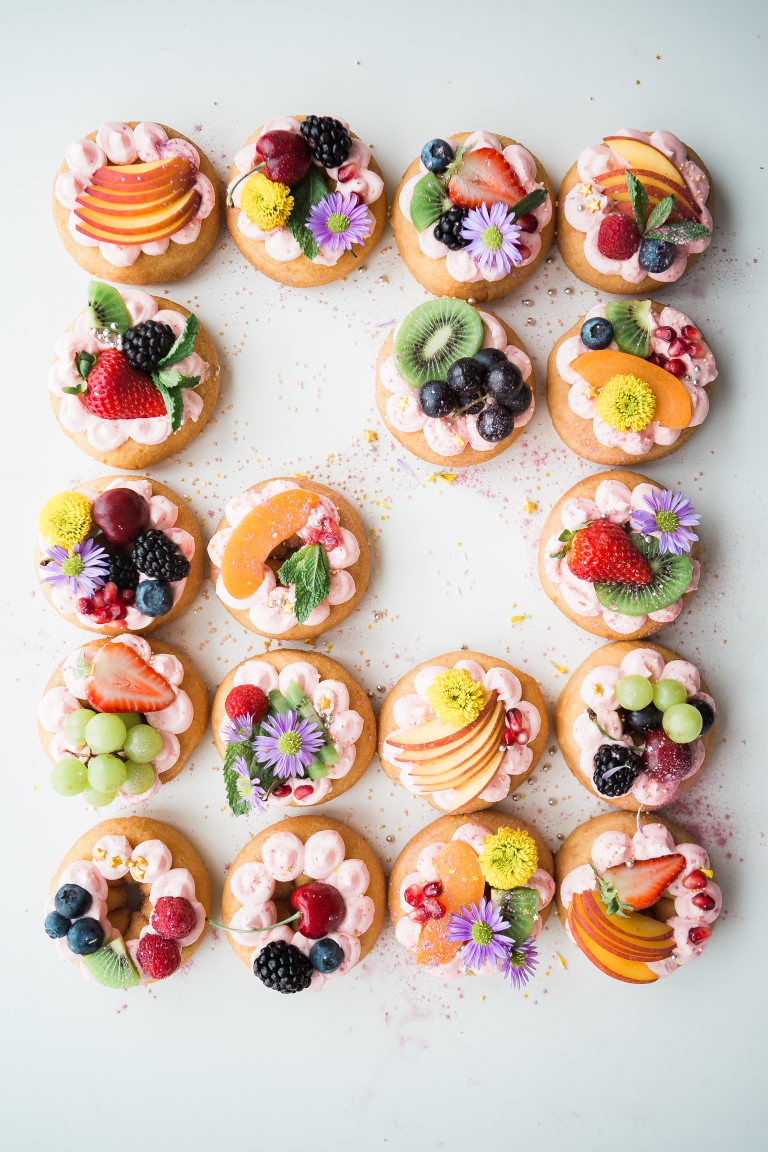
#> input picture brooke-lark-V4MBq8kue3U-unsplash.jpg, 3840 x 5760 px, given in place of 20160725_123734.jpg_RESIZED.jpg, which was not available (shown at 1/5 size)
$ jupyter execute --allow-errors 0_FoDL_Food_Image_Classification_DataPreprocessing.ipynb   (shell and % lines are left out)   (text cells are left out)
#> lines starting #> are read from the running program, lines starting #| are printed output that depends on the picture; pictures that were not available may be replaced by others from this repository, and a replacement may not be noted
### utils.py
##############################
#      IMPORT LIBRARIES      #
##############################

# IMPORT MODULES
import numpy as np
import pandas as pd
import random # to select random images from a folder
import matplotlib.pyplot as plt
# from matplotlib import pyplot as plt


# CV2
import cv2

##############################
#                            #
##############################

# DATA AUGMENTATION FUNCTIONS

# HORIZONTAL FLIP
# [12 lines left out: functions horizontal_flip, vertical_flip, not called in this run]

# BRIGHTNESS
def brightness(img, low, high):
  # A RANDOM VALUE HAS BEEN CHOOSE BETWEEN THE LOW AND HIGH VALUES
  value = random.uniform(low, high)
  hsv = cv2.cvtColor(img, cv2.COLOR_BGR2HSV)
  hsv = np.array(hsv, dtype = np.float64)
  hsv[:,:,1] = hsv[:,:,1]*value
  hsv[:,:,1][hsv[:,:,1]>255]  = 255
  hsv[:,:,2] = hsv[:,:,2]*value
  hsv[:,:,2][hsv[:,:,2]>255]  = 255
  hsv = np.array(hsv, dtype = np.uint8)
  img = cv2.cvtColor(hsv, cv2.COLOR_HSV2BGR)
  return img

# HUE
def hue_image(img, saturation):
  image = cv2.cvtColor(img, cv2.COLOR_BGR2HSV)

  v = image[:, :, 2]
  v = np.where(v <= 255 + saturation, v - saturation, 255)
  image[:, :, 2] = v

  image = cv2.cvtColor(image, cv2.COLOR_HSV2BGR)

  return image

# FUNCTION TO ADD VALUE LABELS TO THE HISTOGRAM PLOT WITH THE COUNT OF IMAGES
def addlabels(x, y):
  for i in range(len(x)):
    plt.text(i, y[i], y[i], Bbox = dict(facecolor = 'blue', alpha =.8))

### 0_FoDL_Food_Image_Classification_DataPreprocessing.ipynb
[cell 1]
# IMPORT MODULES
import os

import fnmatch # to count number of image per folder easily
import random # to select random images from a folder
import numpy as np
import pandas as pd
import splitfolders # needed to split the images in TRAIN and TEST folders
from os import mkdir
from shutil import copyfile # to import "copyfile"
# from matplotlib import pyplot as plt
import matplotlib.pyplot as plt
from collections import defaultdict

# CV2
import cv2
from google.colab.patches import cv2_imshow

[cell 2]
# Link Google Drive account
from google.colab import drive
drive.mount('/content/gdrive')

[cell 3]
# IMPORT UTILS.PY

# 1.Insert the directory
import sys
sys.path.insert(0,"/content/gdrive/MyDrive/Data_Science_2020-2022/Secondo_anno_Secondo_Semestre/FoDL_Project/Project_Example_Food")

# 2.Import your module or file
import utils
from utils import *

[cell 4]
# CONSTANT
# SCALE_PERCENT = 6 # resizing percentage
SEED_VALUE = 42
num_classes = 9 # number of output classes

# PATH TO THE DATA
ORIGINAL_DATA = "/content/gdrive/MyDrive/Data_Science_2020-2022/Secondo_anno_Secondo_Semestre/FoDL_Project/Project_Example_Food/ExampleFoodImageDataset"
PREPROCESSED_DATA = "/content/gdrive/MyDrive/Data_Science_2020-2022/Secondo_anno_Secondo_Semestre/FoDL_Project/Project_Example_Food/ExampleFoodImageDatasetPreprocessed"
DIR_TRAIN_TEST_DATA = '/content/gdrive/MyDrive/Data_Science_2020-2022/Secondo_anno_Secondo_Semestre/FoDL_Project/Project_Example_Food/train_test' # path contenente i sottoinsiemi di train, test

[cell 5]
# HOW MANY FOLDERS (CLASSES) DO WE HAVE? WHICH CLASSES DO WE HAVE?
lst = os.listdir(ORIGINAL_DATA) # your directory path
file_names = lst
number_files = len(file_names[1:])
print("Class names:", file_names[1:])
print("Number of classes: ", number_files)

[cell 6]
# COUNT THE NUMBER OF ELEMENTS IN EACH CLASS FOLDERS

# FOLDER PATH
count = 0
hist_dict = {}

# ITERATE DIRECTORY
for path in os.listdir(ORIGINAL_DATA):
    # CHECK IF CURRENT PATH IS A FILE
    if os.path.isfile(os.path.join(ORIGINAL_DATA, path)):
      count += 0
    else:
      # IF IS NOT A FILE, IS A DIRECTORY. GET THE FOLDER NAME
      number_of_elements_per_folder = len([entry for entry in os.listdir(ORIGINAL_DATA + "/" + path)])
      print(f"The folder called {path} has a number of element(s) equal to:", number_of_elements_per_folder)
      count += 1
      hist_dict[path] = number_of_elements_per_folder

print()
print('Number of folders:', count, "different classes of food.")

[cell 7]
# SHOW A DATAFRAME OF THE DICTIONARY CONTAINING CLASSES AND COUNT OF CLASSES
pd.DataFrame.from_dict([hist_dict]).T.sort_values(by=0, ascending=False).rename(columns={0: "count"}).reset_index().rename(columns={"index": "classes"})

[cell 8]
# SHOW THE DATASET DISTRIBUTION WITH A HISTOGRAM PLOT
plt.figure(figsize=(15, 10))

# CONVERT THE DICT TO DATAFRAME
new = pd.DataFrame([hist_dict]).transpose().reset_index()
new = new.rename(columns={"index": "food_name", 0: "value_count"})
# SORT THE DATAFRAME BASED ON VALUE_COUNT
new = new.sort_values("value_count", ascending=False)

# # CREATING DATA ON WHICH BAR CHART WILL BE PLOT
x_food_name = list(new['food_name'])
y_value_count = list(new['value_count'])

plt.bar(new['food_name'], new['value_count'], color='g')
# # CALLING THE FUNCTION TO ADD VALUE LABELS
utils.addlabels(x_food_name, y_value_count)
plt.xticks(rotation=45)

[cell 9]
# DECIDE THE NUMBER OF IMAGES PER ROW AND COLUMN TO SHOW
rows = 3
cols = 3

# DEFINE SUBPLOTS BASED ON ROWS AND COLUMNS AND FIGSIZE
fig, ax = plt.subplots(rows, cols, figsize=(9, 7)) # fig = relative to the figure; ax = relative to the axes.
fig.suptitle('Random Image from each food class', fontsize=20) # ADD A TITLE

# CREATE AN EMPTY LIST IN ORDER TO ADD ONLY THE DIRECTORY AND NOT THE FILES
food_dirs = []

# FOR EACH FILE IN ORIGINAL_DATA, CHECK IF IT IS A DIRECTORY AND, IF YES, ADD IT TO THE FOOD_DIRS FOLDER
for filename in os.listdir(ORIGINAL_DATA):
    if os.path.isdir(os.path.join(ORIGINAL_DATA,filename)):
        food_dirs.append(filename)

# PRINT THE FINAL LIST
# print(food_dirs)

# SHOW SOME RANDOM IMAGES FROM THE FOLDERS
#> (the rest of this cell did not finish here and is left out)

[cell 10]
# CREATE AN EMPTY LIST TO FILL WITH THE CATEGORIES
CATEGORIES = []

# LOOP THROUGH THE ROOT DIRECTORY, SELECT ONLY THE DIRECTORIES AND SAVE THEIR NAME
for filename in os.listdir(ORIGINAL_DATA):
    if os.path.isdir(os.path.join(ORIGINAL_DATA,filename)):
        CATEGORIES.append(filename)

# SHOW THE CATEGORY NAMES
CATEGORIES

[cell 11]
# CREATE A DIRECTORY FOR THE PROCESSED IMAGES
try:
    os.mkdir(PREPROCESSED_DATA)
except:
    print("Folder already found.")

[cell 12]
# RESIZE THE IMAGES AND SAVE THEM

# CREATE LISTS TO STORE THE IMAGE SIZE
image_size = {}
img_width_list = list()
img_height_list = list()

for i in CATEGORIES:
    # print(f'CATEGORY: {i}')
    # CREATE A DIRECTORY FOR THE PROCESSED IMAGES

    try:
        os.mkdir(os.path.join(PREPROCESSED_DATA,i))
    except:
        print("Folder already found.")
        # pass

    path = os.path.join(ORIGINAL_DATA,i)

    for img in os.listdir(path):
      if img.endswith(('.png', '.jpg', '.jpeg')):
        img_raw = cv2.imread(os.path.join(ORIGINAL_DATA, i, img))
        img_width, img_height, img_channel = img_raw.shape # get the size of the image

        ##################################################################

        # STORE THE WIDTH
        img_width_list.append(img_width)
        img_width_set = set(img_width_list)

        # STORE THE HEIGHT
        img_height_list.append(img_height)
        img_height_set = set(img_height_list)

        ##################################################################

        # CHECK IF IMG_WIDTH IS IN THE DICTIONARY. IF NOT ADD IT; IF YES +1
        if img_width in image_size:
            image_size[img_width] += 1
        else:
            image_size[img_width] = 1

        # CHECK IF IMG_WIDTH IS IN THE DICTIONARY. IF NOT ADD IT; IF YES +1
        if img_height in image_size:
            image_size[img_height] += 1
        else:
            image_size[img_height] = 1
      else:
        continue

      # RESIZING WITH FIXED VALUES
      # width1 = int(img_raw.shape[1] * SCALE_PERCENT / 100)
      # height1 = int(img_raw.shape[0] * SCALE_PERCENT / 100)
      width1 = 224
      height1 = 224
      dim1 = (width1, height1)
      img_resized = cv2.resize(img_raw, dim1, interpolation = cv2.INTER_AREA)

      # SAVING THE IMAGES
      cv2.imwrite(os.path.join(PREPROCESSED_DATA, i, f"{img}_RESIZED.jpg"), img_resized)

      # Save Image
      print('Saving the image...')

#> (a cell that did not finish here is left out)

[cell 14]
# PLOT AN HISTOGRAM OF IMAGE SIZES
plt.figure(figsize=(10,8))
plt.bar(list(image_size.keys()), image_size.values(), color='b')
plt.xlim((0,1000))
plt.ylim((0,40))
plt.show()

[cell 15]
# CREATE A DIRECTORY FOR THE SPLITTING
try:
    os.mkdir(DIR_TRAIN_TEST_DATA)
except:
    print("Folder already found.")

[cell 16]
# SPLIT THE IMAGE IN TRAIN AND TEST SETS. 65% TRAIN DATA AND 35% TEST DATA.
splitfolders.ratio(PREPROCESSED_DATA,
                   output= DIR_TRAIN_TEST_DATA,
                   seed = SEED_VALUE,
                   ratio = (.65, .20, .15)) # training, validation, testing
#> (this line was passed over: splitfolders is not available in this run)

[cell 17]
# CHECK AGAIN THE NUMBER OF IMAGES FOR EACH CLASSES
# COUNT THE NUMBER OF ELEMENTS IN EACH CLASS FOLDERS

# COUNT IMAGES AND CREATE A DICT
count_processed = 0
hist_dict_processed = {}

# ITERATE DIRECTORY
for path in os.listdir(DIR_TRAIN_TEST_DATA):
  if path == "train":

    print(path)
    for categories in os.listdir(os.path.join(DIR_TRAIN_TEST_DATA, path)):
      print("--", categories)

      for images in os.listdir(os.path.join(DIR_TRAIN_TEST_DATA, path, categories)):

        # CHECK IF CURRENT PATH IS A FILE
        if os.path.isfile(os.path.join(DIR_TRAIN_TEST_DATA, path, categories)):
          count_processed += 0
        else:
          # IF IS NOT A FILE, IS A DIRECTORY. GET THE FOLDER NAME
          number_of_elements_per_folder = len([entry for entry in os.listdir(DIR_TRAIN_TEST_DATA + "/" + path + "/" + categories)])
          # print(f"The folder called {path} has a number of element(s) equal to:", number_of_elements_per_folder)
          count_processed += 1
          hist_dict_processed[categories] = number_of_elements_per_folder
  else:
    break

print()
# print('Number of folders:', count_processed, "different classes of food.")

[cell 18]
# SHOW THE DATASET DISTRIBUTION WITH A HISTOGRAM PLOT ONLY FOR THE TRAINING SET
plt.figure(figsize=(15, 10))

# CONVERT THE DICT TO DATAFRAME
new_processed = pd.DataFrame([hist_dict_processed]).transpose().reset_index()
new_processed = new_processed.rename(columns={"index": "food_name", 0: "value_count"})

# SORT THE DATAFRAME BASED ON VALUE_COUNT
new_processed = new_processed.sort_values("value_count", ascending=False)
new_processed

# PLOT THE BAR AND THE TICKS
plt.bar(new_processed['food_name'], new_processed['value_count'], color='g')
plt.xticks(rotation=45)

# CREATING DATA ON WHICH BAR CHART WILL BE PLOT
x_food_name = list(new_processed['food_name'])
y_value_count = list(new_processed['value_count'])

# CALLING THE FUNCTION TO ADD VALUE LABELS
utils.addlabels(x_food_name, y_value_count)

[cell 19]
# DATA AUGMENTATION

# COUNT IMAGES AND CREATE A DICT
count_images = 0

# ITERATE DIRECTORY
for path in os.listdir(DIR_TRAIN_TEST_DATA):
  if path == "train":

    print(path)
    for categories in os.listdir(os.path.join(DIR_TRAIN_TEST_DATA, path)):
      print("--", categories)
      # USE https://docs.python.org/3/library/fnmatch.html TO CHECK THE SIZE OF EACH FOLDER
      category_size = len(fnmatch.filter(os.listdir(os.path.join(DIR_TRAIN_TEST_DATA, path, categories)), '*.jpg'))

      while category_size < 200:


        # PATH TO THE IMAGES
        category_path_folder = fnmatch.filter(os.listdir(os.path.join(DIR_TRAIN_TEST_DATA, path, categories)), '*.jpg')
        # print(DIR_TRAIN_TEST_DATA)

        # LOAD A RANDOM IMAGE AND READ IT
        random_image = random.choice(category_path_folder)
        image = cv2.imread(os.path.join(DIR_TRAIN_TEST_DATA, path, categories, random_image))

        # PERFORM DATA AUGMENTATION
        # -------------------------
        # HORIZONTAL FLIP
        img_horiz_flipped = utils.horizontal_flip(image, True)
        # VERTICAL FLIP
        img_vertical_flipped = utils.vertical_flip(image, True)
        # BRIGHTNESS
        img_brightness = utils.brightness(image, 0.5, 1.3)
        # CHANNEL SHIFT
        img_hue_image = utils.hue_image(image, 5)

        # SHOW THE IMAGE
        # cv2_imshow(img_horiz_flipped)

        # SAVING THE IMAGES
        cv2.imwrite(os.path.join(DIR_TRAIN_TEST_DATA, path, categories, f"{random_image}_horiz_flipped.jpg"), img_horiz_flipped)
        cv2.imwrite(os.path.join(DIR_TRAIN_TEST_DATA, path, categories, f"{random_image}_vertical_flipped.jpg"), img_vertical_flipped)
        cv2.imwrite(os.path.join(DIR_TRAIN_TEST_DATA, path, categories, f"{random_image}_vertical_flipped.jpg"), img_brightness)
        cv2.imwrite(os.path.join(DIR_TRAIN_TEST_DATA, path, categories, f"{random_image}_vertical_flipped.jpg"), img_hue_image)
        # print(os.path.join(DIR_TRAIN_TEST_DATA, path, categories, f"{random_image}_horiz_flipped.jpg"), img_horiz_flipped)

        # WHAT IS THE CURRENT SIZE OF THE FOLDER?
        category_size = len(fnmatch.filter(os.listdir(os.path.join(DIR_TRAIN_TEST_DATA, path, categories)), '*.jpg'))
        print("Category size is (continue until reached 1000 images in each folder):", category_size)

      else:
        # EXIT FROM THIS CATEGORY DIRECTORY IF THE NUMBER OF IMAGES INSIDE IS MORE THAN 200
        continue

  else:
    break

[cell 20]
# CHECK SIZE OF FOLDERS
print("Size of the folder caesar_salad: ",  len(fnmatch.filter(os.listdir("/content/gdrive/MyDrive/Data_Science_2020-2022/Secondo_anno_Secondo_Semestre/FoDL_Project/Project_Example_Food/train_test/train/caesar_salad"), '*.jpg')))
print("Size of the folder caprese_salad: ", len(fnmatch.filter(os.listdir("/content/gdrive/MyDrive/Data_Science_2020-2022/Secondo_anno_Secondo_Semestre/FoDL_Project/Project_Example_Food/train_test/train/caprese_salad"), '*.jpg')))
print("Size of the folder french_fries: ",  len(fnmatch.filter(os.listdir("/content/gdrive/MyDrive/Data_Science_2020-2022/Secondo_anno_Secondo_Semestre/FoDL_Project/Project_Example_Food/train_test/train/french_fries"), '*.jpg')))
print("Size of the folder greek_salad: ",   len(fnmatch.filter(os.listdir("/content/gdrive/MyDrive/Data_Science_2020-2022/Secondo_anno_Secondo_Semestre/FoDL_Project/Project_Example_Food/train_test/train/greek_salad"), '*.jpg')))
print("Size of the folder hamburger: ",     len(fnmatch.filter(os.listdir("/content/gdrive/MyDrive/Data_Science_2020-2022/Secondo_anno_Secondo_Semestre/FoDL_Project/Project_Example_Food/train_test/train/hamburger"), '*.jpg')))
print("Size of the folder hot_dog: ",     len(fnmatch.filter(os.listdir("/content/gdrive/MyDrive/Data_Science_2020-2022/Secondo_anno_Secondo_Semestre/FoDL_Project/Project_Example_Food/train_test/train/hot_dog"), '*.jpg')))
print("Size of the folder pizza: ",     len(fnmatch.filter(os.listdir("/content/gdrive/MyDrive/Data_Science_2020-2022/Secondo_anno_Secondo_Semestre/FoDL_Project/Project_Example_Food/train_test/train/pizza"), '*.jpg')))
print("Size of the folder sashimi: ",     len(fnmatch.filter(os.listdir("/content/gdrive/MyDrive/Data_Science_2020-2022/Secondo_anno_Secondo_Semestre/FoDL_Project/Project_Example_Food/train_test/train/sashimi"), '*.jpg')))
print("Size of the folder sushi: ",     len(fnmatch.filter(os.listdir("/content/gdrive/MyDrive/Data_Science_2020-2022/Secondo_anno_Secondo_Semestre/FoDL_Project/Project_Example_Food/train_test/train/sushi"), '*.jpg')))

[cell 21]
# CHECK AGAIN THE NUMBER OF IMAGES FOR EACH CLASSES
# COUNT THE NUMBER OF ELEMENTS IN EACH CLASS FOLDERS

# COUNT IMAGES AND CREATE A DICT
count_processed = 0
hist_dict_processed = {}

# ITERATE DIRECTORY
for path in os.listdir(DIR_TRAIN_TEST_DATA):
  if path == "train":

    print(path)
    for categories in os.listdir(os.path.join(DIR_TRAIN_TEST_DATA, path)):
      print("--", categories)

      for images in os.listdir(os.path.join(DIR_TRAIN_TEST_DATA, path, categories)):

        # CHECK IF CURRENT PATH IS A FILE
        if os.path.isfile(os.path.join(DIR_TRAIN_TEST_DATA, path, categories)):
          count_processed += 0
        else:
          # IF IS NOT A FILE, IS A DIRECTORY. GET THE FOLDER NAME
          number_of_elements_per_folder = len([entry for entry in os.listdir(DIR_TRAIN_TEST_DATA + "/" + path + "/" + categories)])
          # print(f"The folder called {path} has a number of element(s) equal to:", number_of_elements_per_folder)
          count_processed += 1
          hist_dict_processed[categories] = number_of_elements_per_folder
  else:
    break

print()
# print('Number of folders:', count_processed, "different classes of food.")

[cell 22]
# SHOW THE DATASET DISTRIBUTION WITH A HISTOGRAM PLOT ONLY FOR THE TRAINING SET
plt.figure(figsize=(15, 10))

# CONVERT THE DICT TO DATAFRAME
new_processed = pd.DataFrame([hist_dict_processed]).transpose().reset_index()
new_processed = new_processed.rename(columns={"index": "food_name", 0: "value_count"})

# SORT THE DATAFRAME BASED ON VALUE_COUNT
new_processed = new_processed.sort_values("value_count", ascending=False)
new_processed

# PLOT THE BAR AND THE TICKS
plt.bar(new_processed['food_name'], new_processed['value_count'], color='g')
plt.xticks(rotation=45)

# CREATING DATA ON WHICH BAR CHART WILL BE PLOT
x_food_name = list(new_processed['food_name'])
y_value_count = list(new_processed['value_count'])

# CALLING THE FUNCTION TO ADD VALUE LABELS
utils.addlabels(x_food_name, y_value_count)

[cell 23]
# SHOW THE SIZE OF THE IMAGE: THE IMAGE HAS BEEN RESIZED
french_fries_shape = cv2.imread("/content/gdrive/MyDrive/Data_Science_2020-2022/Secondo_anno_Secondo_Semestre/FoDL_Project/Project_Example_Food/ExampleFoodImageDatasetPreprocessed/french_fries/20160725_123734.jpg_RESIZED.jpg")
#> french_fries_shape is the input picture: shape (5760, 3840, 3); mean B, G, R 172.8, 186, 204.4
print("Shape of the image:", french_fries_shape.shape)
#| Shape of the image: (5760, 3840, 3)

[cell 24]
french_fries_brightness = cv2.imread("/content/gdrive/MyDrive/Data_Science_2020-2022/Secondo_anno_Secondo_Semestre/FoDL_Project/Project_Example_Food/ExampleFoodImageDataset/french_fries/cropfries46.jpg")
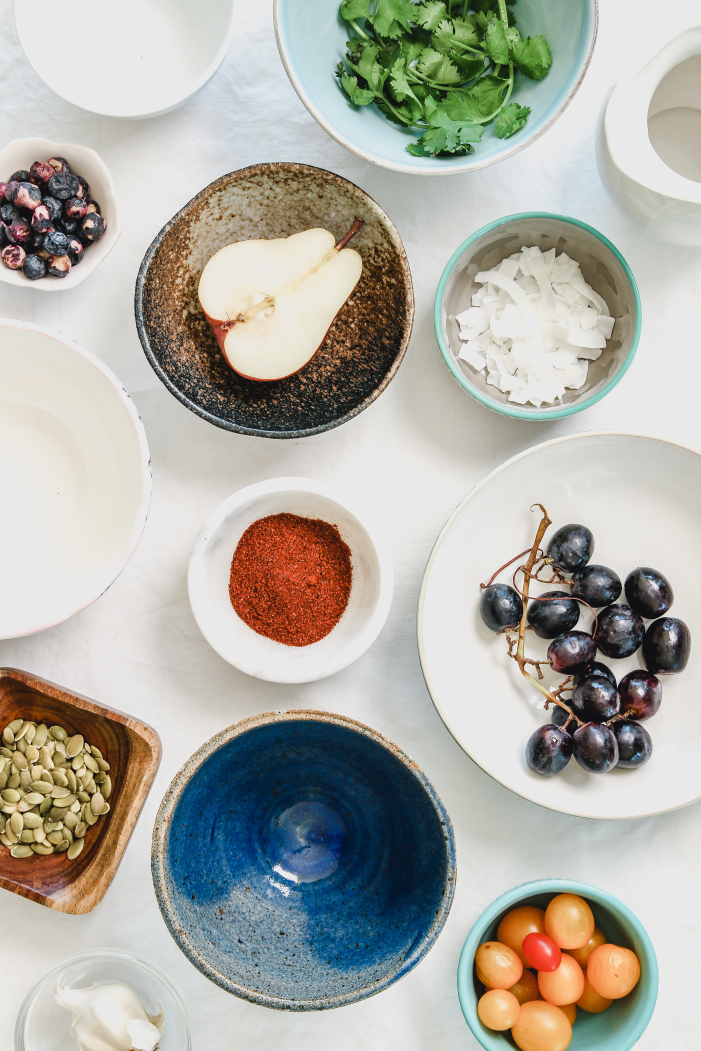
#> input picture joanie-simon-2r8BzVYZIeo-unsplash.jpg, 3503 x 5254 px, given in place of cropfries46.jpg, which was not available (shown at 1/5 size)
#> french_fries_brightness is the input picture: shape (5254, 3503, 3); mean B, G, R 165.4, 173.7, 174.9
cv2_imshow(french_fries_brightness)

[cell 25]
# THE BRIGHTNESS FUNCTION RELIES ON A RANDOM CHOICE OF THE LOW AND HIGH VALUES.
# THEREFORE, EACH ITERATION CAN BE DIFFERENT FROM THE PREVIOUS ONE.
img_brightness = utils.brightness(french_fries_brightness, 0.5, 1.3)
#> in brightness, `img = cv2.cvtColor(hsv, cv2.COLOR_HSV2BGR)`:
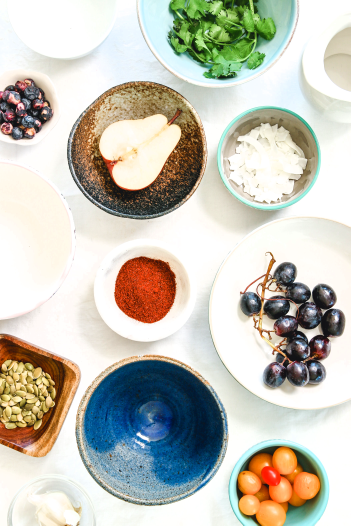
#> img: shape (5254, 3503, 3) (shown at 1/10 size); mean B, G, R 184.4, 195.6, 197.2
cv2_imshow(img_brightness)

[cell 26]
img_hue_image = utils.hue_image(french_fries_brightness, 5)
#> in hue_image, `v = image[:, :, 2]`:
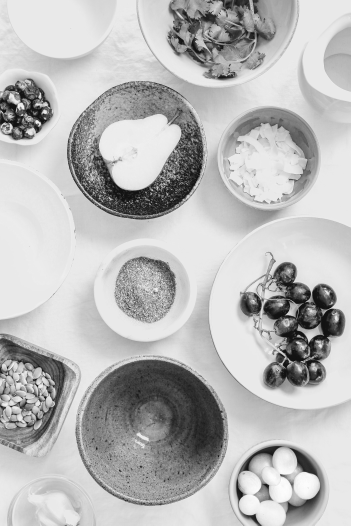
#> v: shape (5254, 3503) (shown at 1/10 size); min 0, max 255, mean 184.5
cv2_imshow(img_hue_image)

[cell 27]
# SHOW THE RGB HISTOGRAM

# SET THE SIZE OF THE PICTURE
plt.figure(figsize=(10, 8))

# SETTING VALUES TO ROWS, COLUMN AND COLOR VARIABLE
# rows = 2
# columns = 2
colors = ('blue','green','red')
label = ("Blue", "Green", "Red")

# the container holding the two Axes have already been unpacked
# useful if just few Axes have been created
f, (ax1, ax2) = plt.subplots(1, 2, figsize=(15, 8))

# FIRST PLOT ON THE LEFT
for count,color in enumerate(colors):
    histogram = cv2.calcHist(images = [french_fries_brightness], channels = [count], mask = None, histSize = [256], ranges = [0,256])
    # NORMALIZE IT
    histogram /= histogram.sum()
    ax1.plot(histogram,color = color, label=label[count]+str(" Pixels"))

ax1.set_title('Histogram Showing Number Of Pixels Belonging To Respective Pixel Intensity')
ax1.set_xlabel('Pixel Intensity - first plot')
ax1.set_ylabel('% Of Pixels - first plot')
ax1.legend(numpoints = 1, loc = "best")

for count,color in enumerate(colors):
    histogram = cv2.calcHist(images = [img_brightness], channels = [count], mask = None, histSize = [256], ranges = [0,256])
    # NORMALIZE IT
    histogram /= histogram.sum()
    ax2.plot(histogram,color = color, label=label[count]+str(" Pixels"))

ax2.set_title('Histogram Showing Number Of Pixels Belonging To Respective Pixel Intensity')
ax2.set_xlabel('Pixel Intensity - second plot')
ax2.set_ylabel('% Of Pixels - second plot')
ax2.legend(numpoints = 1, loc = "best")

plt.tight_layout()
plt.show()
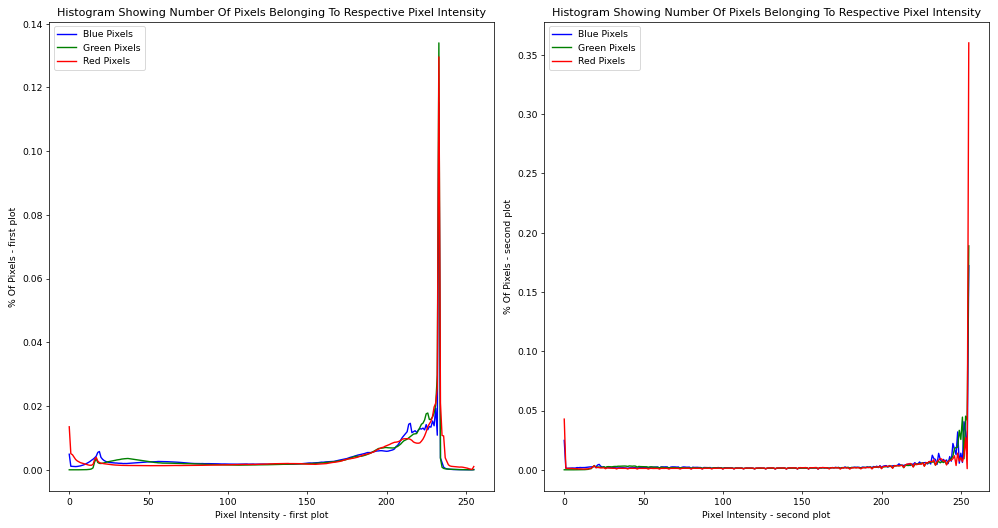
#> figure drawn by matplotlib, 2 panels; panel 1: curve peaks at x = 233, y = 0.115; panel 1: curve peaks at x = 233, y = 0.134; panel 1: curve peaks at x = 233, y = 0.13; panel 2: curve peaks at x = 255, y = 0.172
